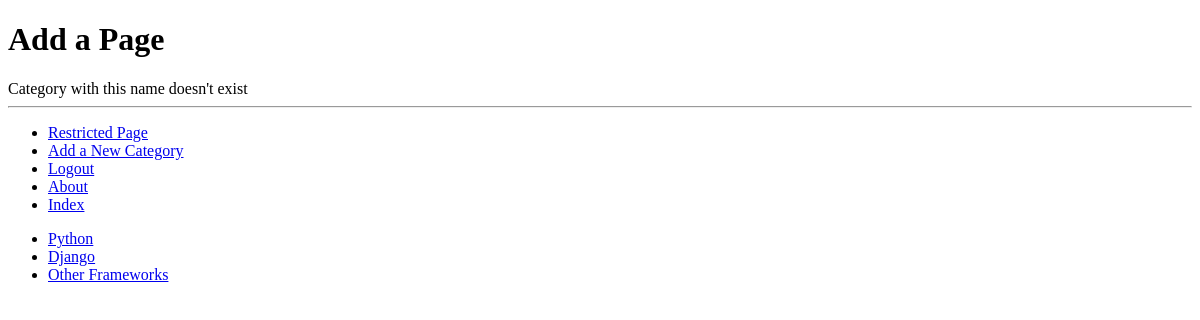
/rango/category/python/add_page/ (signed in), run on an earlier commit of the app's database.
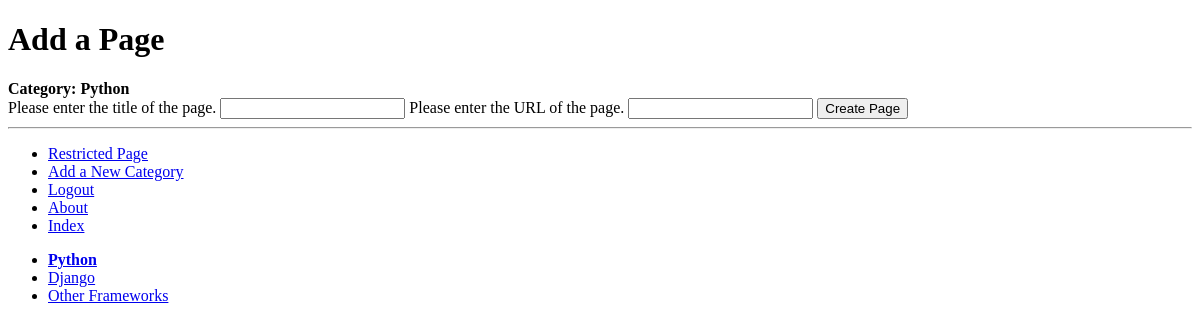
And on a later commit of the database.
### rango/models.py (models this page shows, shortened)
class Category(models.Model):
    name = models.CharField(max_length=128, unique=True)
    views = models.IntegerField(default=0)
    likes = models.IntegerField(default=0)
    slug = models.SlugField(unique=True)
    class Meta:
        verbose_name_plural = "Categories"

### rango/views.py (the view, shortened to what this page needs)
# urls.py: url(r'^category/(?P<category_name_slug>[\w\-]+)/add_page/$', views.add_page, name='add_page'),
@login_required
def add_page(request, category_name_slug):
    try:
        category = Category.objects.get(slug=category_name_slug)
    except Category.DoesNotExist:
        category = None
    form = PageForm()
    context_dict = {'form': form, 'category': category}
    return render(request, 'rango/add_page.html', context_dict)

### rango/forms.py (shortened to what this page needs)
class PageForm(forms.ModelForm):
    title = forms.CharField(max_length=128,
                            help_text="Please enter the title of the page.")
    url = forms.URLField(max_length=200,
                         help_text="Please enter the URL of the page.")
    views = forms.IntegerField(widget=forms.HiddenInput(), initial=0)
    class Meta:  # Provide an association between the ModelForm and a model
        model = Page
        exclude = ('category',)

### rango/templatetags/rango_template_tags.py (called while the page is built)
@register.inclusion_tag('rango/cats.html')
def get_category_list(cat=None):
    return {'cats': Category.objects.all(), "act_cat": cat}

### templates/rango/add_page.html (shortened to what this page needs)
<!DOCTYPE html>
{% extends 'rango/base.html' %}
{% block body_block %}
    <h1>Add a Page</h1>
    <div>
        {% if category %}
            <strong>Category: {{category.name}}</strong>
                {% for field in form.visible_fields %}
                    {{ field.help_text }}
                    {{ field }}
                {% endfor %}
                <input type="submit" name="submit" value="Create Page" />
        {% else %}
            Category with this name doesn't exist
        {% endif %}
    </div>
{% endblock %}

### templates/rango/cats.html (shortened to what this page needs)
<!DOCTYPE html>
<html lang="en">
<head>
    <ul>
        {% if cats %}
            {% for c in cats %}
                {% if c == act_cat %}
                    <li>
                        <strong>
                            <a href="{% url 'show_category' c.slug %}">{{ c.name }}</a>
                        </strong>
                    </li>
                {% else %}
                    <li>
                        <a href="{% url 'show_category' c.slug %}">{{ c.name }} </a>
                    </li>
                {% endif %}
            {% endfor %}
        {% else %}
            <li><strong>There are no categories present.</strong></li>
        {% endif %}
    </ul>
</head>
<body>
</body>
</html>

What changed in the data, as far as the page shows it:
changed Category "Python": slug empty → "python" (drawn); name (not shown) → "Python"
Also different on the page:
form field submit: (not shown) → "Create Page"
text no longer shown: "Category with this name doesn't exist"
text now shown: "Category:"
new list line: "Please enter the title of the page. "
new list line: "Please enter the URL of the page. "
